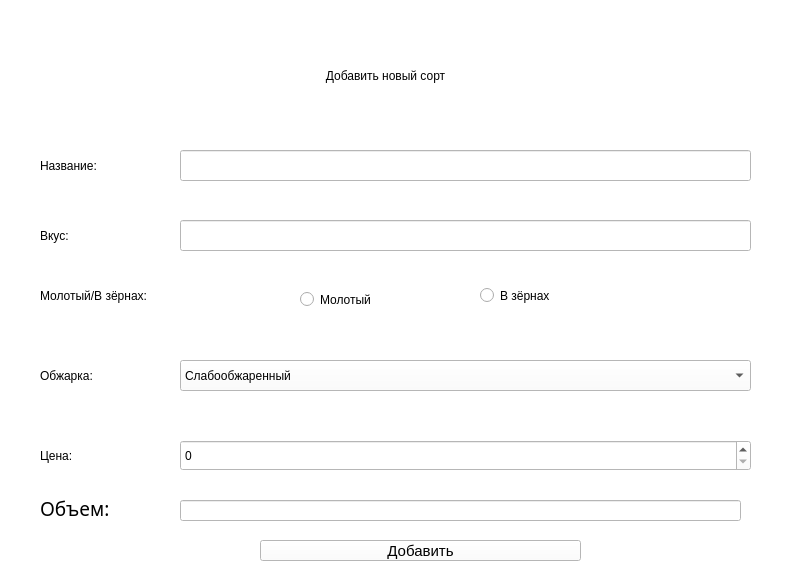
<?xml version="1.0" encoding="UTF-8"?>
<ui version="4.0">
 <class>Form</class>
 <widget class="QWidget" name="Form">
  <property name="geometry">
   <rect>
    <x>0</x>
    <y>0</y>
    <width>798</width>
    <height>569</height>
   </rect>
  </property>
  <property name="windowTitle">
   <string>Form</string>
  </property>
  <property name="styleSheet">
   <string notr="true">background-color: rgb(255, 255, 255);</string>
  </property>
  <widget class="QLabel" name="label">
   <property name="geometry">
    <rect>
     <x>20</x>
     <y>40</y>
     <width>731</width>
     <height>71</height>
    </rect>
   </property>
   <property name="styleSheet">
    <string notr="true">font: 75 italic 14pt &quot;Sitka Subheading&quot;;</string>
   </property>
   <property name="text">
    <string>Добавить новый сорт</string>
   </property>
   <property name="alignment">
    <set>Qt::AlignCenter</set>
   </property>
  </widget>
  <widget class="QLineEdit" name="lineEdit">
   <property name="geometry">
    <rect>
     <x>180</x>
     <y>150</y>
     <width>571</width>
     <height>31</height>
    </rect>
   </property>
  </widget>
  <widget class="QLabel" name="label_2">
   <property name="geometry">
    <rect>
     <x>40</x>
     <y>150</y>
     <width>131</width>
     <height>31</height>
    </rect>
   </property>
   <property name="styleSheet">
    <string notr="true">font: 75 italic 14pt &quot;Sitka Subheading&quot;;</string>
   </property>
   <property name="text">
    <string>Название:</string>
   </property>
   <property name="alignment">
    <set>Qt::AlignLeading|Qt::AlignLeft|Qt::AlignVCenter</set>
   </property>
  </widget>
  <widget class="QLineEdit" name="lineEdit_2">
   <property name="geometry">
    <rect>
     <x>180</x>
     <y>220</y>
     <width>571</width>
     <height>31</height>
    </rect>
   </property>
  </widget>
  <widget class="QLabel" name="label_3">
   <property name="geometry">
    <rect>
     <x>40</x>
     <y>220</y>
     <width>131</width>
     <height>31</height>
    </rect>
   </property>
   <property name="styleSheet">
    <string notr="true">font: 75 italic 14pt &quot;Sitka Subheading&quot;;</string>
   </property>
   <property name="text">
    <string>Вкус:</string>
   </property>
   <property name="alignment">
    <set>Qt::AlignLeading|Qt::AlignLeft|Qt::AlignVCenter</set>
   </property>
  </widget>
  <widget class="QLabel" name="label_4">
   <property name="geometry">
    <rect>
     <x>40</x>
     <y>280</y>
     <width>241</width>
     <height>31</height>
    </rect>
   </property>
   <property name="styleSheet">
    <string notr="true">font: 75 italic 14pt &quot;Sitka Subheading&quot;;</string>
   </property>
   <property name="text">
    <string>Молотый/В зёрнах:</string>
   </property>
   <property name="alignment">
    <set>Qt::AlignLeading|Qt::AlignLeft|Qt::AlignVCenter</set>
   </property>
  </widget>
  <widget class="QRadioButton" name="radioButton">
   <property name="geometry">
    <rect>
     <x>300</x>
     <y>279</y>
     <width>131</width>
     <height>41</height>
    </rect>
   </property>
   <property name="styleSheet">
    <string notr="true">font: 75 italic 10pt &quot;Sitka Subheading&quot;;</string>
   </property>
   <property name="text">
    <string>Молотый</string>
   </property>
  </widget>
  <widget class="QRadioButton" name="radioButton_2">
   <property name="geometry">
    <rect>
     <x>480</x>
     <y>280</y>
     <width>131</width>
     <height>31</height>
    </rect>
   </property>
   <property name="styleSheet">
    <string notr="true">font: 75 italic 10pt &quot;Sitka Subheading&quot;;</string>
   </property>
   <property name="text">
    <string>В зёрнах</string>
   </property>
  </widget>
  <widget class="QComboBox" name="comboBox">
   <property name="geometry">
    <rect>
     <x>180</x>
     <y>360</y>
     <width>571</width>
     <height>31</height>
    </rect>
   </property>
   <property name="styleSheet">
    <string notr="true">font: 75 italic 10pt &quot;Sitka Subheading&quot;;</string>
   </property>
   <property name="currentText">
    <string>Слабообжаренный</string>
   </property>
   <item>
    <property name="text">
     <string>Слабообжаренный</string>
    </property>
   </item>
   <item>
    <property name="text">
     <string>Сильнообжаренный</string>
    </property>
   </item>
   <item>
    <property name="text">
     <string>Среднеобжаренный</string>
    </property>
   </item>
  </widget>
  <widget class="QLabel" name="label_5">
   <property name="geometry">
    <rect>
     <x>40</x>
     <y>360</y>
     <width>131</width>
     <height>31</height>
    </rect>
   </property>
   <property name="styleSheet">
    <string notr="true">font: 75 italic 14pt &quot;Sitka Subheading&quot;;</string>
   </property>
   <property name="text">
    <string>Обжарка:</string>
   </property>
   <property name="alignment">
    <set>Qt::AlignLeading|Qt::AlignLeft|Qt::AlignVCenter</set>
   </property>
  </widget>
  <widget class="QLabel" name="label_6">
   <property name="geometry">
    <rect>
     <x>40</x>
     <y>440</y>
     <width>131</width>
     <height>31</height>
    </rect>
   </property>
   <property name="styleSheet">
    <string notr="true">font: 75 italic 14pt &quot;Sitka Subheading&quot;;</string>
   </property>
   <property name="text">
    <string>Цена:</string>
   </property>
   <property name="alignment">
    <set>Qt::AlignLeading|Qt::AlignLeft|Qt::AlignVCenter</set>
   </property>
  </widget>
  <widget class="QSpinBox" name="spinBox">
   <property name="geometry">
    <rect>
     <x>180</x>
     <y>440</y>
     <width>571</width>
     <height>31</height>
    </rect>
   </property>
  </widget>
  <widget class="QPushButton" name="add">
   <property name="geometry">
    <rect>
     <x>260</x>
     <y>540</y>
     <width>321</width>
     <height>21</height>
    </rect>
   </property>
   <property name="font">
    <font>
     <pointsize>11</pointsize>
     <weight>50</weight>
     <bold>false</bold>
    </font>
   </property>
   <property name="text">
    <string>Добавить</string>
   </property>
  </widget>
  <widget class="QLabel" name="label_7">
   <property name="geometry">
    <rect>
     <x>40</x>
     <y>500</y>
     <width>81</width>
     <height>16</height>
    </rect>
   </property>
   <property name="font">
    <font>
     <family>Sitka Subheading</family>
     <pointsize>14</pointsize>
    </font>
   </property>
   <property name="text">
    <string>Объем:</string>
   </property>
  </widget>
  <widget class="QLineEdit" name="lineEdit_3">
   <property name="geometry">
    <rect>
     <x>180</x>
     <y>500</y>
     <width>561</width>
     <height>21</height>
    </rect>
   </property>
  </widget>
 </widget>
 <resources/>
 <connections/>
</ui>
